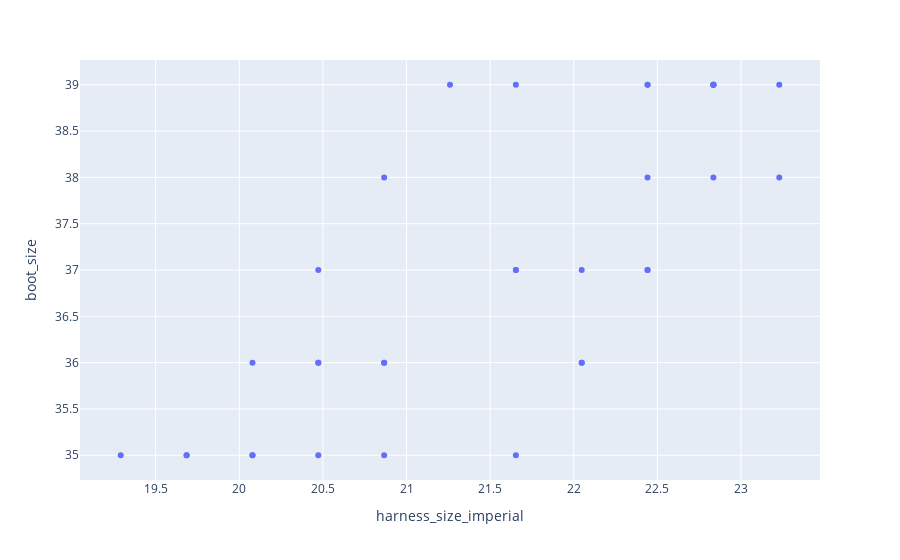

Notebook code for this chart:
### Markdown cell above
## Create New Columns

The preceding graph shows the relationship we want to investigate for our store, but some customers might want harness-size lists in inches, not centimeters. How can we view these harness sizes in imperial units?

To do this, we will need to create a new column called `harness_size_imperial` and put that on the X axis instead.

Creating new columns uses very similar syntax to what we've seen before.

### Code cell
# Convert harness sizes from metric to imperial units 
# and save the result to a new column
data_smaller_paws['harness_size_imperial'] = data_smaller_paws.harness_size / 2.54

# Show a graph of harness size in imperial units
plotly.express.scatter(data_smaller_paws, x="harness_size_imperial", y="boot_size")

### Figure 1 — Plotly figure (JSON) as saved in the notebook; plotly's stock layout.template omitted (floating-point values rounded to 4 significant figures)
{"data": [{"hovertemplate": "harness_size_imperial=%{x}<br>boot_size=%{y}<extra></extra>", "legendgroup": "", "marker": {"color": "#636efa", "symbol": "circle"}, "mode": "markers", "name": "", "orientation": "v", "showlegend": false, "type": "scatter", "x": [22.83, 22.83, 20.47, 22.83, 22.44, 20.47, 21.65, 20.87, 19.29, 22.05, 20.87, 22.83, 22.05, 20.08, 19.69, 23.23, 21.65, 19.69, 20.47, 20.87, 21.26, 22.05, 21.65, 22.44, 20.87, 22.44, 22.44, 21.65, 20.08, 20.47, 22.83, 22.44, 20.08, 23.23], "xaxis": "x", "y": [39, 38, 37, 39, 38, 35, 37, 36, 35, 36, 38, 39, 36, 36, 35, 38, 37, 35, 36, 35, 39, 37, 35, 39, 36, 37, 37, 39, 35, 36, 39, 39, 35, 39], "yaxis": "y"}], "layout": {"legend": {"tracegroupgap": 0}, "margin": {"t": 60}, "xaxis": {"anchor": "y", "domain": [0, 1], "title": {"text": "harness_size_imperial"}}, "yaxis": {"anchor": "x", "domain": [0, 1], "title": {"text": "boot_size"}}}}
